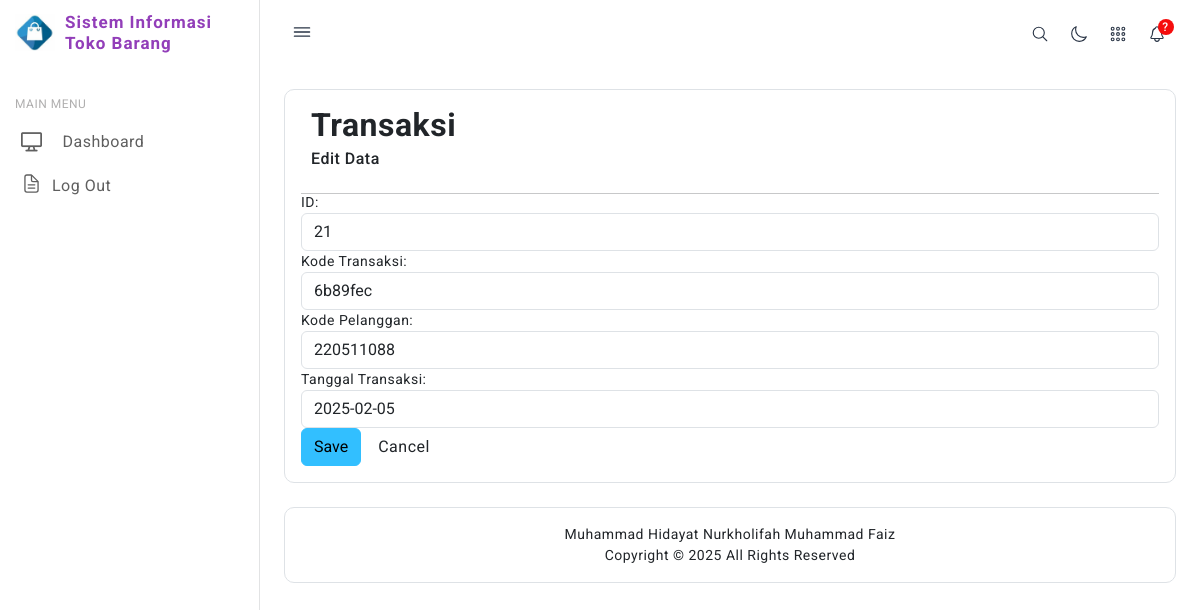
The app's page /transaksi/edit.php?id=21 with its own data.
### tables this page shows
CREATE TABLE `transaksi` (
  `id` int NOT NULL,
  `kode_transaksi` varchar(20) NOT NULL,
  `kode_pelanggan` varchar(20) NOT NULL,
  `tanggal_transaksi` date NOT NULL,
  `dibeli` int NOT NULL DEFAULT '0',
  `total_harga` decimal(10,2) NOT NULL DEFAULT '0.00'
);

### db/database.php (called while the page is built, shortened)
<?php
class Database {
    private $pdo;
    public function __construct() {
        $dotenv = Dotenv\Dotenv::createImmutable(__DIR__ . "/..");
        $host = $_ENV["DB_HOST"];
        $dbname = $_ENV["DB_DATABASE"];
        $username = $_ENV["DB_USERNAME"];
        $password = $_ENV["DB_PASSWORD"];
        $charset = $_ENV["DB_CHARSET"];
    }
    private function connect($host, $dbname, $username, $password, $charset) {
        try {
            $this->pdo = new PDO("mysql:host={$host};dbname={$dbname};charset={$charset}", $username, $password);
            $this->pdo->setAttribute(PDO::ATTR_ERRMODE, PDO::ERRMODE_EXCEPTION);
        } catch (PDOException $e) {
            die("Database connection failed: " . $e->getMessage());
        }
    }
    public function executeQuery($sql, $params = []) {
        try {
            $stmt = $this->pdo->prepare($sql);
            if ($stmt) {
                $stmt->execute($params);
                return $stmt;
            } else {
                die("Error in query: " . print_r($this->pdo->errorInfo(), true));
            }
        } catch (PDOException $e) {
            die("Database error: " . $e->getMessage());
        }
    }
}

### controllers/Transaksi.php (called while the page is built, shortened)
<?php
include_once('../models/TransaksiModel.php');
class TransaksiController
{
    private $model;
    public function __construct()
    {
        $this->model = new TransaksiModel();
    }
    public function getTransaksi($id)
    {
        return $this->model->getTransaksi($id);
    }
}
?>

### models/TransaksiModel.php (called while the page is built, shortened)
<?php
include_once('../db/database.php');
class TransaksiModel
{
    private $db;
    public function __construct()
    {
        $this->db = new Database();
    }
    public function getTransaksi($id)
    {
        $sql = "SELECT T.*, P.nama
                FROM transaksi T
                LEFT JOIN pelanggan P ON T.kode_pelanggan = P.kode_pelanggan
                WHERE T.id = :id";
        $params = array(":id" => $id);
        return $this->db->executeQuery($sql, $params)->fetchAll(PDO::FETCH_ASSOC);
    }
}
?>

### transaksi/edit.php (the view, shortened to what this page needs)
<?php
include("../controllers/Transaksi.php");
include("../lib/functions.php");
$obj = new TransaksiController();
if(isset($_GET["id"])){
    $id=$_GET["id"];
}
$rows = $obj->getTransaksi($id);
?>
        <div class="header icon-and-heading">
        <h2><strong>Transaksi</strong> <small>Edit Data</small> </h2>
        </div>
        <hr style="margin-bottom:-2px;"/>
        <form name="formEdit" method="POST" action="">
            <?php foreach ($rows as $row): ?>
                    <div class="form-group">
                        <label>ID:</label>
                        <input type="text" class="form-control" id="id" name="id"
                            value="<?php echo $row['id']; ?>" readonly/>
                    </div>
                    <div class="form-group">
                        <label>Kode Transaksi:</label>
                        <input type="text" class="form-control" id="kode_transaksi" name="kode_transaksi"
                            value="<?php echo $row['kode_transaksi']; ?>" />
                    </div>
                    <div class="form-group">
                        <label>Kode Pelanggan:</label>
                        <input type="text" class="form-control" id="kode_pelanggan" name="kode_pelanggan"
                            value="<?php echo $row['kode_pelanggan']; ?>" />
                    </div>
                    <div class="form-group">
                        <label>Tanggal Transaksi:</label>
                        <input type="text" class="form-control" id="tanggal_transaksi" name="tanggal_transaksi"
                            value="<?php echo $row['tanggal_transaksi']; ?>" />
                    </div>
            <?php endforeach; ?>
            <button class="save btn btn-large btn-info" type="submit">Save</button>
            <a href="../transaksi/index.php" class="btn btn-large btn-default">Cancel</a>
        </form>
</body>
</html>

### themes/fobia/assets/css/style.css (style rules this page uses)
body { color: #4c5258; font-size: 14px; letter-spacing: .5px; background-color: #ffffff; overflow-x: hidden; font-family: Roboto, sans-serif; }
a { color: #923eb9; text-decoration: none; }
::placeholder { opacity: 0.5 !important; }

### themes/fobia/header.php (style rules this page uses)
h2 strong { display: block; }
h2 small { display: block; font-size: 0.5em; margin-top: 5px; }
.icon-and-heading { display: inline-flex; align-items: center; }

### records on screen
transaksi: id "21", kode_transaksi "6b89fec", kode_pelanggan "220511088", tanggal_transaksi "2025-02-05"
